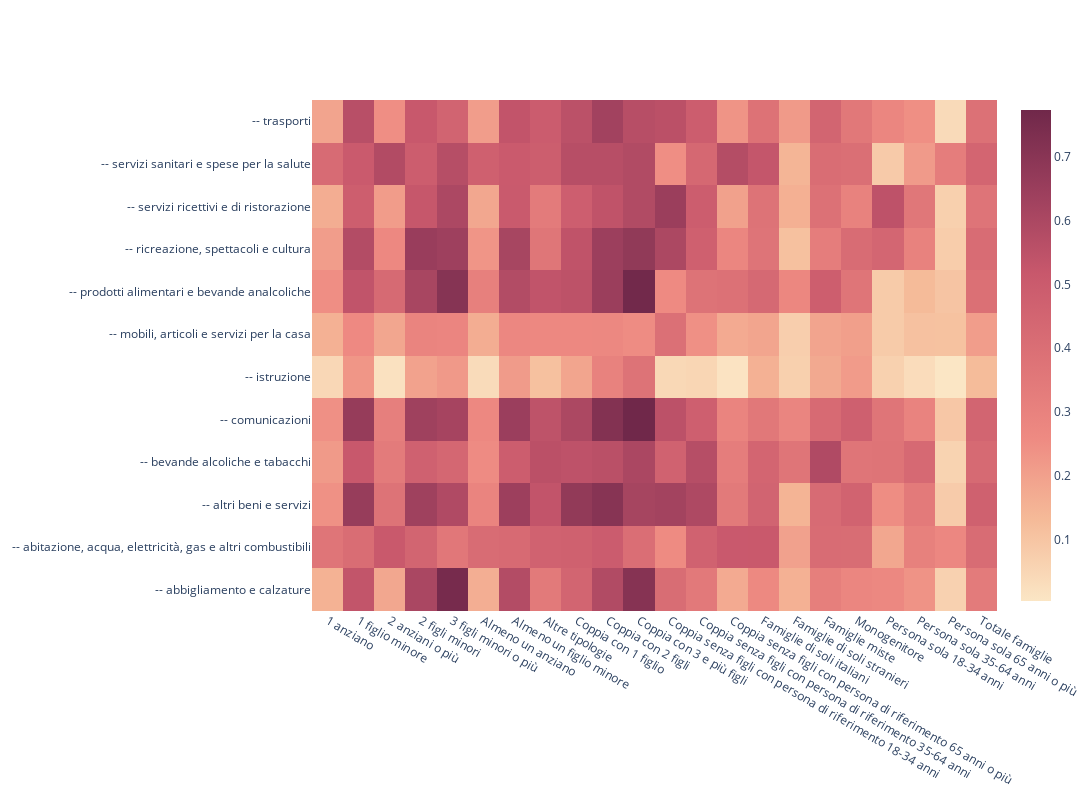

The notebook cell saved with this chart:
### Code cell
n_df2=normalize_rows(df2)
mask = n_df2[(df2['Territorio']=='Italia') &
                (df2['Coicop (DESC)'].isin(macro_category_family)) & 
                (~df2['Coicop (DESC)'].isin(['Totale', 'Non alimentari']))].groupby(['Anno', 'Coicop (DESC)', 'Tipologia famigliare']).mean('Spesa media')

heatmap_data = mask.pivot_table(
    index='Coicop (DESC)', 
    columns='Tipologia famigliare', 
    values='Spesa media', 
    aggfunc='mean'
).fillna(0)

heatmap_data_nn = mask.pivot_table(
    index='Coicop (DESC)', 
    columns='Tipologia famigliare', 
    values='Spesa media nn', 
    aggfunc='mean'
).fillna(0)

text = [[f"Categoria di spesa: {index}<br>Tipologia famigliare: {col}<br>Spesa media: {heatmap_data_nn.loc[index, col]:.2f}"
         for col in heatmap_data.columns] for index in heatmap_data.index]

fig = go.Figure(data=go.Heatmap(
    z=heatmap_data.values,
    x=heatmap_data.columns,
    y=heatmap_data.index,
    hoverongaps=False,
    text=text,
    hoverinfo='text',
    colorscale="burgyl",
))

fig.update_layout(width=1200, height=800, coloraxis_showscale=False)
fig.update(layout_coloraxis_showscale=False)
fig.update_coloraxes(showscale=False, colorbar=None)

fig.show()

### Figure 1 — Plotly figure (JSON) as saved in the notebook; plotly's stock layout.template omitted (floating-point values rounded to 4 significant figures; data arrays with more than 128 entries replaced by an {"elided": "..."} marker saying what was removed)
{"data": [{"colorscale": [[0, "rgb(251, 230, 197)"], [0.1667, "rgb(245, 186, 152)"], [0.3333, "rgb(238, 138, 130)"], [0.5, "rgb(220, 113, 118)"], [0.6667, "rgb(200, 88, 108)"], [0.8333, "rgb(156, 63, 93)"], [1, "rgb(112, 40, 74)"]], "hoverinfo": "text", "hoverongaps": false, "text": {"elided": "12x22 str values"}, "type": "heatmap", "x": ["1 anziano", "1 figlio minore", "2 anziani o più", "2 figli minori", "3 figli minori o più", "Almeno un anziano", "Almeno un figlio minore", "Altre tipologie", "Coppia con 1 figlio", "Coppia con 2 figli", "Coppia con 3 e più figli", "Coppia senza figli con persona di riferimento 18-34 anni", "Coppia senza figli con persona di riferimento 35-64 anni", "Coppia senza figli con persona di riferimento 65 anni o più", "Famiglie di soli italiani", "Famiglie di soli stranieri", "Famiglie miste", "Monogenitore", "Persona sola 18-34 anni", "Persona sola 35-64 anni", "Persona sola 65 anni o più", "Totale famiglie"], "y": ["-- abbigliamento e calzature", "-- abitazione, acqua, elettricità, gas e altri combustibili", "-- altri beni e servizi", "-- bevande alcoliche e tabacchi", "-- comunicazioni", "-- istruzione", "-- mobili, articoli e servizi per la casa", "-- prodotti alimentari e bevande analcoliche", "-- ricreazione, spettacoli e cultura", "-- servizi ricettivi e di ristorazione", "-- servizi sanitari e spese per la salute", "-- trasporti"], "z": {"elided": "12x22 float values"}}], "layout": {"coloraxis": {"colorbar": {}, "showscale": false}, "height": 800, "width": 1200}}
